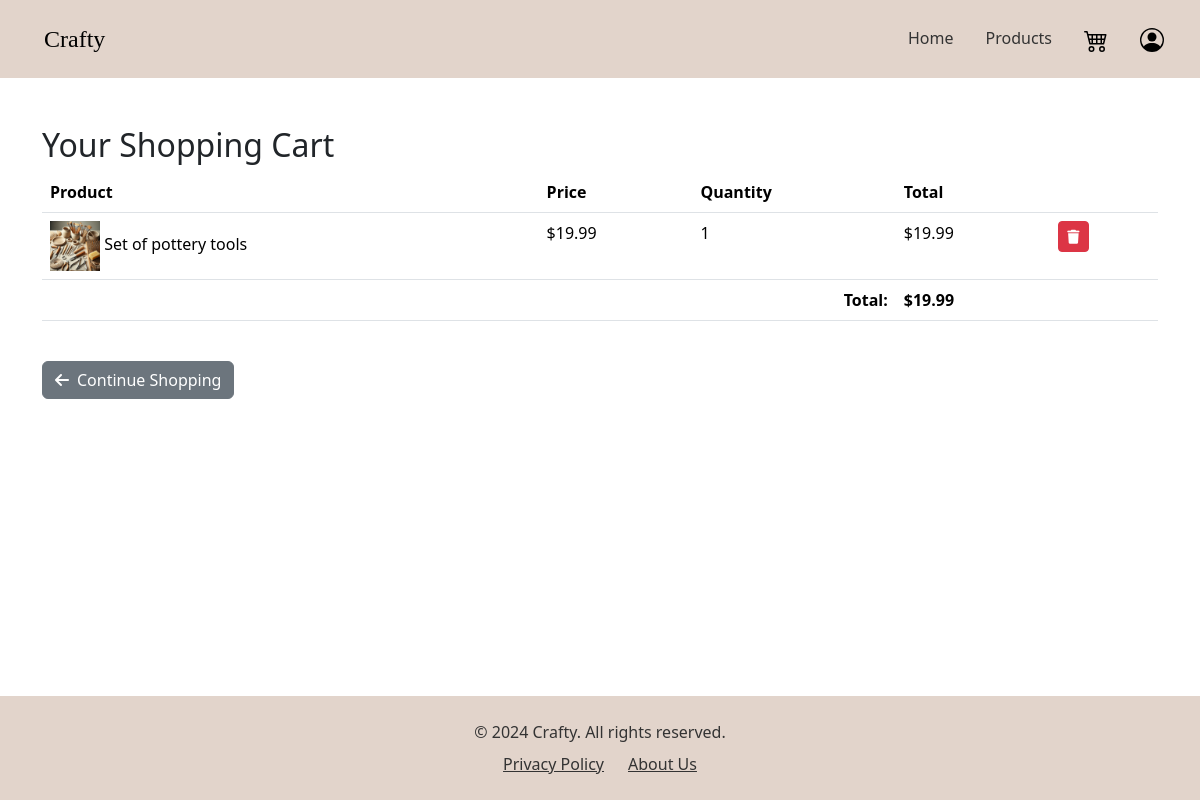
The page /shopping_cart/ (signed in) on the database its author committed.
### shopping_cart/models.py (models this page shows, shortened)
class CartItem(models.Model):
    user = models.ForeignKey(User, on_delete=models.CASCADE)
    product = models.ForeignKey(Item, on_delete=models.CASCADE)
    quantity = models.PositiveIntegerField(default=1)
    date_added = models.DateTimeField(auto_now_add=True)
    def get_total(self):
        return self.product.price * self.quantity

### products/models.py (models this page shows, shortened)
class Item(models.Model):
    name = models.CharField(max_length=255)
    description = models.TextField(blank=True, null=True)
    price = models.DecimalField(max_digits=10, decimal_places=2)
    category = models.ForeignKey(Category, on_delete=models.CASCADE)
    subcategory = models.ForeignKey(SubCategory, on_delete=models.CASCADE, related_name='items', null=True, blank=True)
    image = models.ImageField(upload_to='item_images/', blank=True, null=True)

### shopping_cart/views.py (the view)
# urls.py: path('shopping_cart/', include('shopping_cart.urls')),
@login_required
def shopping_cart(request):
    cart_items = CartItem.objects.filter(user=request.user)
    total = sum(item.get_total() for item in cart_items)
    context = {
        'cart_items': cart_items,
        'total': total,
    }
    return render(request, 'shopping_cart/index.html', context)

### shopping_cart/templates/shopping_cart/index.html (shortened to what this page needs)
{% load static%}
<!DOCTYPE html>
<html lang="en">
    <head>
        <link href="https://cdn.jsdelivr.net/npm/bootstrap@5.3.1/dist/css/bootstrap.min.css" rel="stylesheet">
        <link rel="stylesheet" href="{% static 'home/styles.css' %}" >
        <link href="https://cdnjs.cloudflare.com/ajax/libs/font-awesome/6.5.0/css/all.min.css" rel="stylesheet">
    </head>
    <body class="d-flex flex-column min-vh-100">
        {% block content %}
        {% include 'home/navbar.html' %}
        <div class="container my-5">
            <h2>Your Shopping Cart</h2>
            {% if cart_items %}
                <div class="table-responsive">
                    <table class="table">
                        <thead>
                            <tr>
                                <th>Product</th>
                                <th>Price</th>
                                <th>Quantity</th>
                                <th>Total</th>
                                <th></th>
                            </tr>
                        </thead>
                        <tbody>
                            {% for item in cart_items %}
                            <tr>
                                <td>
                                    {% if item.product.image %}
                                        <img src="{{ item.product.image.url }}" alt="{{ item.product.name }}" style="width: 50px; height: 50px; object-fit: cover;">
                                    {% endif %}
                                    {{ item.product.name }}
                                </td>
                                <td>${{ item.product.price }}</td>
                                <td>{{ item.quantity }}</td>
                                <td>${{ item.get_total }}</td>
                                <td>
                                    <form action="{% url 'remove_from_cart' item.id %}" method="POST" style="display: inline;">
                                        <button type="submit" class="delete_button btn btn-sm btn-danger">
                                            <i class="fas fa-trash"></i>
                                        </button>
                                    </form>
                                </td>
                            </tr>
                            {% endfor %}
                        </tbody>
                        <tfoot>
                            <tr>
                                <td colspan="3" class="text-end"><strong>Total:</strong></td>
                                <td><strong>${{ total }}</strong></td>
                                <td></td>
                            </tr>
                        </tfoot>
                    </table>
                </div>
                <div class="d-flex justify-content-between mt-4">
                    <a href="{% url 'products' %}" class="cart_button btn btn-secondary">
                        <i class="fas fa-arrow-left me-2"></i>Continue Shopping
                    </a>
                </div>
            {% endif %}
        </div>
        {% endblock %}
        <footer class=" py-4 mt-auto">
            <div class="container text-center">
                <p class="mb-0">
                    &copy; 2024 Crafty. All rights reserved.
                </p>
                <ul class="list-inline mt-2">
                    <li class="list-inline-item"><a href="#">Privacy Policy</a></li>
                    <li class="list-inline-item"><a href="{% url 'about' %}">About Us</a></li>
                </ul>
            </div>
        </footer>
    </body>
</html>

### home/static/home/styles.css (style rules this page uses)
footer { background-color: #e2d4cb !important; padding: 1rem !important; }
footer p { color: #333 !important; }
footer .list-inline { margin: 0; padding: 0; display: flex; justify-content: center; gap: 1rem; }
footer .list-inline-item a { color: #333 !important; }

### rows shown on the page
CartItem: product.image (picture), product.name "Set of pottery tools", product.price "19.99", quantity "1", get_total "19.99"

### other values the page prints
{{ total }} "19.99"
